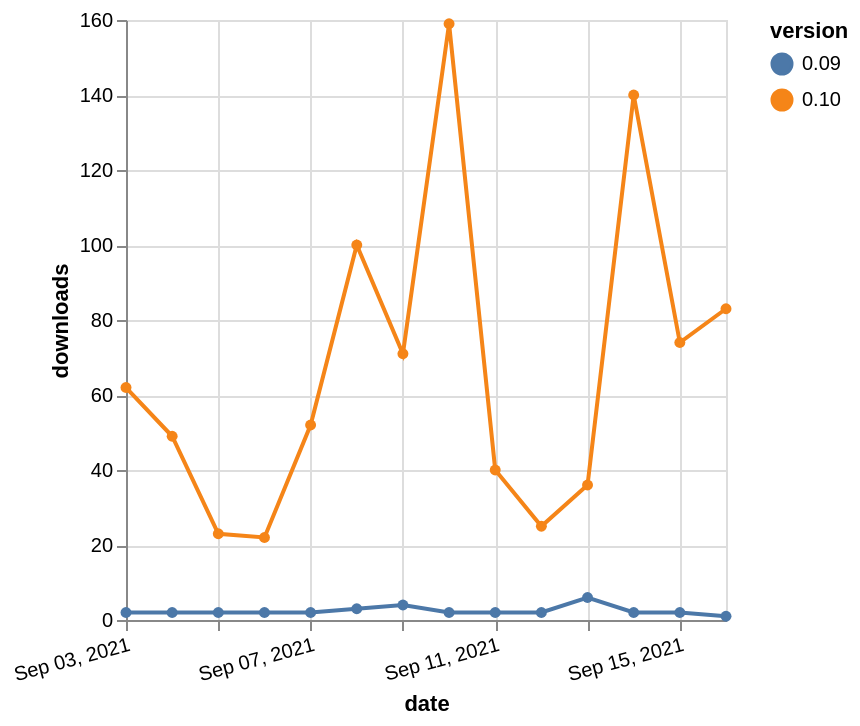

Express this chart as Vega-Lite.
### Vega-Lite specification from a JSON file in a GitHub repository (floating-point values rounded to 4 significant figures)
{"$schema": "https://vega.github.io/schema/vega-lite/v5.json", "description": "A simple bar chart with embedded data.", "data": {"values": [{"date": "2021-09-03", "total": 2923, "delta": 2, "version": "0.09"}, {"date": "2021-09-04", "total": 2925, "delta": 2, "version": "0.09"}, {"date": "2021-09-05", "total": 2927, "delta": 2, "version": "0.09"}, {"date": "2021-09-06", "total": 2929, "delta": 2, "version": "0.09"}, {"date": "2021-09-07", "total": 2931, "delta": 2, "version": "0.09"}, {"date": "2021-09-08", "total": 2934, "delta": 3, "version": "0.09"}, {"date": "2021-09-09", "total": 2938, "delta": 4, "version": "0.09"}, {"date": "2021-09-10", "total": 2940, "delta": 2, "version": "0.09"}, {"date": "2021-09-11", "total": 2942, "delta": 2, "version": "0.09"}, {"date": "2021-09-12", "total": 2944, "delta": 2, "version": "0.09"}, {"date": "2021-09-13", "total": 2950, "delta": 6, "version": "0.09"}, {"date": "2021-09-14", "total": 2952, "delta": 2, "version": "0.09"}, {"date": "2021-09-15", "total": 2954, "delta": 2, "version": "0.09"}, {"date": "2021-09-16", "total": 2955, "delta": 1, "version": "0.09"}, {"date": "2021-09-03", "total": 71101, "delta": 62, "version": "0.10"}, {"date": "2021-09-04", "total": 71150, "delta": 49, "version": "0.10"}, {"date": "2021-09-05", "total": 71173, "delta": 23, "version": "0.10"}, {"date": "2021-09-06", "total": 71195, "delta": 22, "version": "0.10"}, {"date": "2021-09-07", "total": 71247, "delta": 52, "version": "0.10"}, {"date": "2021-09-08", "total": 71347, "delta": 100, "version": "0.10"}, {"date": "2021-09-09", "total": 71418, "delta": 71, "version": "0.10"}, {"date": "2021-09-10", "total": 71577, "delta": 159, "version": "0.10"}, {"date": "2021-09-11", "total": 71617, "delta": 40, "version": "0.10"}, {"date": "2021-09-12", "total": 71642, "delta": 25, "version": "0.10"}, {"date": "2021-09-13", "total": 71678, "delta": 36, "version": "0.10"}, {"date": "2021-09-14", "total": 71818, "delta": 140, "version": "0.10"}, {"date": "2021-09-15", "total": 71892, "delta": 74, "version": "0.10"}, {"date": "2021-09-16", "total": 71975, "delta": 83, "version": "0.10"}]}, "width": "container", "mark": {"type": "line", "point": {"filled": true}}, "encoding": {"x": {"field": "date", "type": "temporal", "timeUnit": "yearmonthdate", "title": "date", "axis": {"labelAngle": -15}}, "y": {"field": "delta", "type": "quantitative", "title": "downloads"}, "color": {"field": "version", "type": "nominal"}, "tooltip": {"field": "delta"}}}
